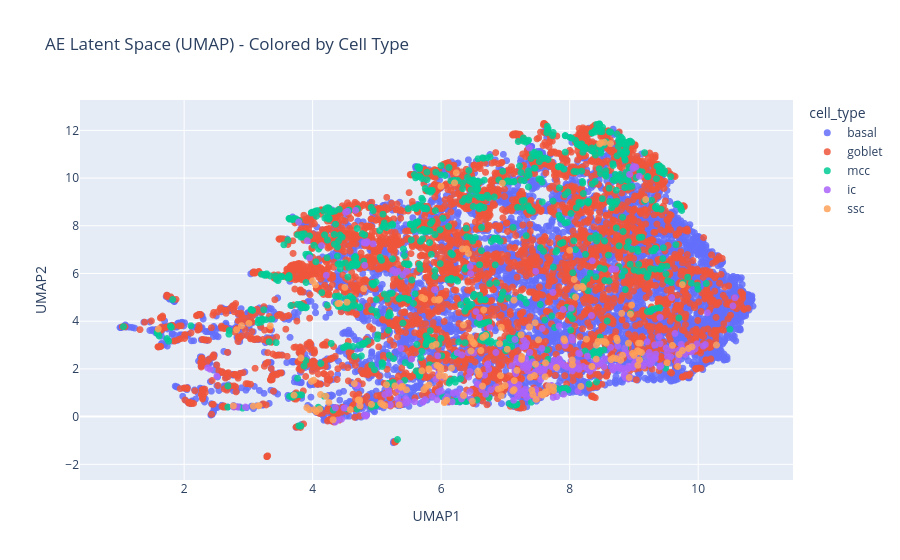

Here is the notebook cell this chart was saved with:
### Code cell
umap_xy = umap.UMAP(n_neighbors=15, min_dist=0.1, random_state=42).fit_transform(latent_arr)
df['UMAP1'] = umap_xy[:, 0]
df['UMAP2'] = umap_xy[:, 1]

fig = px.scatter(
    df,
    x='UMAP1',
    y='UMAP2',
    color='cell_type',
    hover_data=[c for c in ['ply_file', 'track_id', 'frame', 'label', 'annotation'] if c in df.columns],
    title='AE Latent Space (UMAP) - Colored by Cell Type',
)
fig.update_traces(marker={'size': 7, 'opacity': 0.85})
fig.show()

### Figure 1 — Plotly figure (JSON) as saved in the notebook; plotly's stock layout.template omitted (floating-point values rounded to 4 significant figures; data arrays with more than 128 entries replaced by an {"elided": "..."} marker saying what was removed)
{"data": [{"customdata": {"elided": "6910x5 mixed values"}, "hovertemplate": "cell_type=basal<br>UMAP1=%{x}<br>UMAP2=%{y}<br>ply_file=%{customdata[0]}<br>track_id=%{customdata[1]}<br>frame=%{customdata[2]}<br>label=%{customdata[3]}<br>annotation=%{customdata[4]}<extra></extra>", "legendgroup": "basal", "marker": {"color": "#636efa", "opacity": 0.85, "size": 7, "symbol": "circle"}, "mode": "markers", "name": "basal", "showlegend": true, "type": "scattergl", "x": {"elided": "6910 float values"}, "xaxis": "x", "y": {"elided": "6910 float values"}, "yaxis": "y"}, {"customdata": {"elided": "3973x5 mixed values"}, "hovertemplate": "cell_type=goblet<br>UMAP1=%{x}<br>UMAP2=%{y}<br>ply_file=%{customdata[0]}<br>track_id=%{customdata[1]}<br>frame=%{customdata[2]}<br>label=%{customdata[3]}<br>annotation=%{customdata[4]}<extra></extra>", "legendgroup": "goblet", "marker": {"color": "#EF553B", "opacity": 0.85, "size": 7, "symbol": "circle"}, "mode": "markers", "name": "goblet", "showlegend": true, "type": "scattergl", "x": {"elided": "3973 float values"}, "xaxis": "x", "y": {"elided": "3973 float values"}, "yaxis": "y"}, {"customdata": {"elided": "878x5 mixed values"}, "hovertemplate": "cell_type=mcc<br>UMAP1=%{x}<br>UMAP2=%{y}<br>ply_file=%{customdata[0]}<br>track_id=%{customdata[1]}<br>frame=%{customdata[2]}<br>label=%{customdata[3]}<br>annotation=%{customdata[4]}<extra></extra>", "legendgroup": "mcc", "marker": {"color": "#00cc96", "opacity": 0.85, "size": 7, "symbol": "circle"}, "mode": "markers", "name": "mcc", "showlegend": true, "type": "scattergl", "x": {"elided": "878 float values"}, "xaxis": "x", "y": {"elided": "878 float values"}, "yaxis": "y"}, {"customdata": {"elided": "299x5 mixed values"}, "hovertemplate": "cell_type=ic<br>UMAP1=%{x}<br>UMAP2=%{y}<br>ply_file=%{customdata[0]}<br>track_id=%{customdata[1]}<br>frame=%{customdata[2]}<br>label=%{customdata[3]}<br>annotation=%{customdata[4]}<extra></extra>", "legendgroup": "ic", "marker": {"color": "#ab63fa", "opacity": 0.85, "size": 7, "symbol": "circle"}, "mode": "markers", "name": "ic", "showlegend": true, "type": "scattergl", "x": {"elided": "299 float values"}, "xaxis": "x", "y": {"elided": "299 float values"}, "yaxis": "y"}, {"customdata": {"elided": "178x5 mixed values"}, "hovertemplate": "cell_type=ssc<br>UMAP1=%{x}<br>UMAP2=%{y}<br>ply_file=%{customdata[0]}<br>track_id=%{customdata[1]}<br>frame=%{customdata[2]}<br>label=%{customdata[3]}<br>annotation=%{customdata[4]}<extra></extra>", "legendgroup": "ssc", "marker": {"color": "#FFA15A", "opacity": 0.85, "size": 7, "symbol": "circle"}, "mode": "markers", "name": "ssc", "showlegend": true, "type": "scattergl", "x": {"elided": "178 float values"}, "xaxis": "x", "y": {"elided": "178 float values"}, "yaxis": "y"}], "layout": {"legend": {"title": {"text": "cell_type"}, "tracegroupgap": 0}, "title": {"text": "AE Latent Space (UMAP) - Colored by Cell Type"}, "xaxis": {"anchor": "y", "domain": [0, 1], "title": {"text": "UMAP1"}}, "yaxis": {"anchor": "x", "domain": [0, 1], "title": {"text": "UMAP2"}}}}
